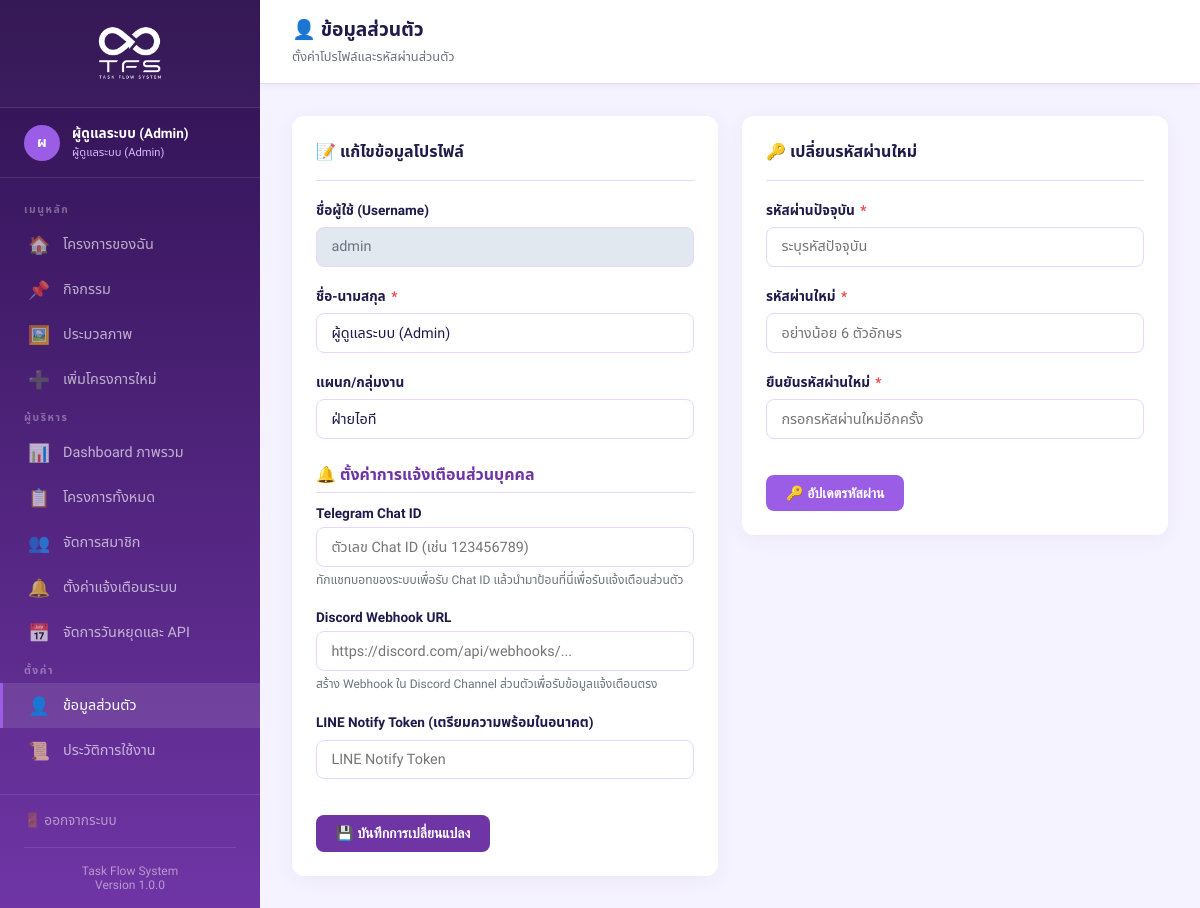
The app's page /profile.php (signed in) with its own data.
### tables this page shows
CREATE TABLE IF NOT EXISTS users (
    id INT AUTO_INCREMENT PRIMARY KEY,
    username VARCHAR(50) NOT NULL UNIQUE,
    password VARCHAR(255) NOT NULL,
    full_name VARCHAR(150) NOT NULL,
    role ENUM('staff','head','director','admin') NOT NULL DEFAULT 'staff',
    department VARCHAR(100),
    telegram_chat_id VARCHAR(100) DEFAULT NULL,
    discord_webhook_url VARCHAR(255) DEFAULT NULL,
    line_notify_token VARCHAR(255) DEFAULT NULL,
    created_at TIMESTAMP DEFAULT CURRENT_TIMESTAMP
);

### profile.php (the view, shortened to what this page needs)
<?php
require_once __DIR__ . '/includes/header.php';
$user_id = $_SESSION['user_id'];
$stmt = $pdo->prepare("SELECT * FROM users WHERE id = ?");
$stmt->execute([$user_id]);
$u = $stmt->fetch();
?>
<div class="topbar">
    <div style="display: flex; align-items: center; gap: 0.75rem;">
        <div>
            <h2>👤 ข้อมูลส่วนตัว</h2>
            <div class="topbar-breadcrumb">ตั้งค่าโปรไฟล์และรหัสผ่านส่วนตัว</div>
        </div>
    </div>
</div>
<div class="page-content">
    <div class="grid grid-2" style="align-items:start">
        <div class="card fade-in">
            <div class="card-header">
                <h3>📝 แก้ไขข้อมูลโปรไฟล์</h3>
            </div>
            <form method="POST" action="profile.php">
                <div class="form-group">
                    <label>ชื่อผู้ใช้ (Username)</label>
                    <input type="text" class="form-control" value="<?= htmlspecialchars($u['username']) ?>" readonly style="background:#e2e8f0;cursor:not-allowed">
                </div>
                <div class="form-group">
                    <label>ชื่อ-นามสกุล <span class="required">*</span></label>
                    <input type="text" name="full_name" class="form-control" required value="<?= htmlspecialchars($u['full_name']) ?>">
                </div>
                <div class="form-group">
                    <label>แผนก/กลุ่มงาน</label>
                    <input type="text" name="department" class="form-control" value="<?= htmlspecialchars($u['department'] ?? '') ?>">
                </div>
                <h4 style="margin-top: 1.5rem; margin-bottom: 0.75rem; color: var(--primary); border-bottom: 1px solid var(--border); padding-bottom: 0.3rem; font-size: 1rem; font-weight: 700;">🔔 ตั้งค่าการแจ้งเตือนส่วนบุคคล</h4>
                <div class="form-group">
                    <label>Telegram Chat ID</label>
                    <input type="text" name="telegram_chat_id" class="form-control" value="<?= htmlspecialchars($u['telegram_chat_id'] ?? '') ?>" placeholder="ตัวเลข Chat ID (เช่น 123456789)">
                    <small style="color: var(--text-muted); display: block; margin-top: 0.25rem; font-size: 0.75rem;">ทักแชทบอทของระบบเพื่อรับ Chat ID แล้วนำมาป้อนที่นี่เพื่อรับแจ้งเตือนส่วนตัว</small>
                </div>
                <div class="form-group">
                    <label>Discord Webhook URL</label>
                    <input type="text" name="discord_webhook_url" class="form-control" value="<?= htmlspecialchars($u['discord_webhook_url'] ?? '') ?>" placeholder="https://discord.com/api/webhooks/...">
                    <small style="color: var(--text-muted); display: block; margin-top: 0.25rem; font-size: 0.75rem;">สร้าง Webhook ใน Discord Channel ส่วนตัวเพื่อรับข้อมูลแจ้งเตือนตรง</small>
                </div>
                <div class="form-group">
                    <label>LINE Notify Token (เตรียมความพร้อมในอนาคต)</label>
                    <input type="text" name="line_notify_token" class="form-control" value="<?= htmlspecialchars($u['line_notify_token'] ?? '') ?>" placeholder="LINE Notify Token">
                </div>
                <button type="submit" class="btn btn-primary" style="margin-top:1rem">💾 บันทึกการเปลี่ยนแปลง</button>
            </form>
        </div>
        <div class="card fade-in">
            <div class="card-header">
                <h3>🔑 เปลี่ยนรหัสผ่านใหม่</h3>
            </div>
            <form method="POST" action="profile.php">
                <div class="form-group">
                    <label>รหัสผ่านปัจจุบัน <span class="required">*</span></label>
                    <input type="password" name="current_password" class="form-control" placeholder="ระบุรหัสปัจจุบัน" required>
                </div>
                <div class="form-group">
                    <label>รหัสผ่านใหม่ <span class="required">*</span></label>
                    <input type="password" name="new_password" class="form-control" placeholder="อย่างน้อย 6 ตัวอักษร" required>
                </div>
                <div class="form-group">
                    <label>ยืนยันรหัสผ่านใหม่ <span class="required">*</span></label>
                    <input type="password" name="confirm_password" class="form-control" placeholder="กรอกรหัสผ่านใหม่อีกครั้ง" required>
                </div>
                <button type="submit" class="btn btn-accent" style="margin-top:1rem">🔑 อัปเดตรหัสผ่าน</button>
            </form>
        </div>
    </div>
</div>
<?php require_once __DIR__ . '/includes/footer.php'; ?>

### assets/css/style.css (style rules this page uses)
:root { --primary: #6f35a5; --primary-light: #8a44d6; --primary-dark: #2e1150; --accent: #9b5de5; --accent-light: #d7b9ff; --secondary: #ec4899; --bg: #f5f3ff; --bg-card: #ffffff; --text-main: #1e1b4b; --text-muted: #6b7280; --border: #e9d5ff; --status-green: #10b981; --status-yellow: #f59e0b; --status-red: #ef4444; --status-blue: #3b82f6; --sidebar-w: 260px; --radius: 12px; --shadow: 0 4px 20px rgba(111,53,165,0.06); --shadow-hover: 0 8px 30px rgba(111,53,165,0.15); }
* { margin: 0; padding: 0; box-sizing: border-box; }
body { font-family: 'Sarabun', 'Noto Sans Thai', sans-serif; background: var(--bg); color: var(--text-main); min-height: 100vh; }
.topbar { background: #fff; padding: 1rem 2rem; border-bottom: 1px solid var(--border); display: flex; align-items: center; justify-content: space-between; position: sticky; top: 0; z-index: 100; box-shadow: 0 2px 8px rgba(0,0,0,0.05); }
.topbar h2 { font-size: 1.2rem; font-weight: 700; color: var(--text-main); }
.topbar-breadcrumb { font-size: 0.8rem; color: var(--text-muted); margin-top: 0.1rem; }
.page-content { padding: 2rem; flex: 1; }
.card { background: var(--bg-card); border-radius: var(--radius); box-shadow: var(--shadow); padding: 1.5rem; transition: box-shadow 0.2s; }
.card-header { display: flex; align-items: center; justify-content: space-between; margin-bottom: 1.25rem; padding-bottom: 1rem; border-bottom: 1px solid var(--border); }
.card-header h3 { font-size: 1rem; font-weight: 700; color: var(--text-main); display: flex; align-items: center; gap: 0.5rem; }
.btn { display: inline-flex; align-items: center; gap: 0.4rem; padding: 0.6rem 1.25rem; border-radius: 8px; font-size: 0.875rem; font-weight: 600; cursor: pointer; border: none; text-decoration: none; transition: all 0.2s; white-space: nowrap; }
.btn-primary { background: var(--primary); color: #fff; }
.btn-accent { background: var(--accent); color: #fff; }
.form-group { margin-bottom: 1.25rem; }
.form-group label { display: block; font-size: 0.85rem; font-weight: 600; color: var(--text-main); margin-bottom: 0.4rem; }
.form-group label span.required { color: var(--status-red); margin-left: 2px; }
.form-control { width: 100%; padding: 0.65rem 0.9rem; border: 1.5px solid var(--border); border-radius: 8px; font-size: 0.9rem; font-family: inherit; color: var(--text-main); background: #fff; transition: border-color 0.2s, box-shadow 0.2s; }
.form-control[readonly] { background: #f7fafc; color: var(--text-muted); }
.grid { display: grid; gap: 1.5rem; }
.grid-2 { grid-template-columns: repeat(2, 1fr); }
.fade-in { animation: fadeInUp 0.35s ease both; }
.fade-in:nth-child(1) { animation-delay: 0.05s; }
.fade-in:nth-child(2) { animation-delay: 0.10s; }

### records on screen
users: username "admin", full_name "ผู้ดูแลระบบ (Admin)", department "ฝ่ายไอที"

### other values on screen
$initials "ผ"
$name "ผู้ดูแลระบบ (Admin)"
$roleLabels[$role] "ผู้ดูแลระบบ (Admin)"
APP_NAME "Task Flow System"
APP_VERSION "1.0.0"
